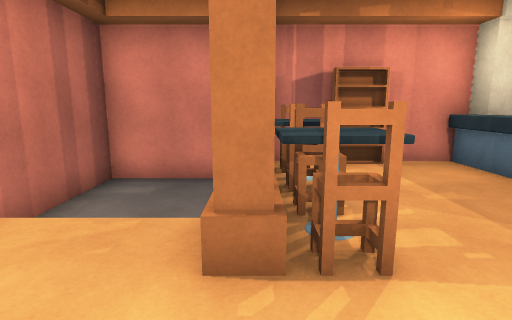
view 1 (above)

14 first-person views from a walk through a 3-D level made in the Unity game engine. The camera is 1.4 m above the floor, tilts 10° down and sees 80° across. The floor is counted in squares, 1 m on a side. Each view is taken from the middle of a square. On the plan, view 1 faces up. The plan holds only what a view shows up to about 14 squares ahead; the rest is blank. The place goes on beyond the plan. The player character is not drawn. Surface patterns are stand-ins for the level's own textures.

view 2
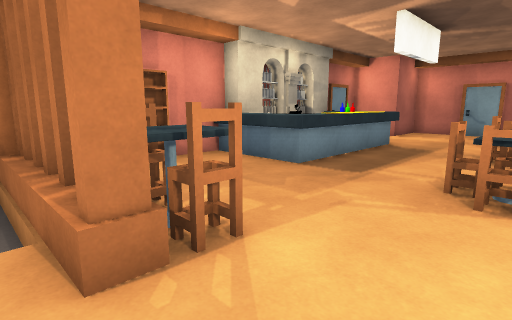

view 3
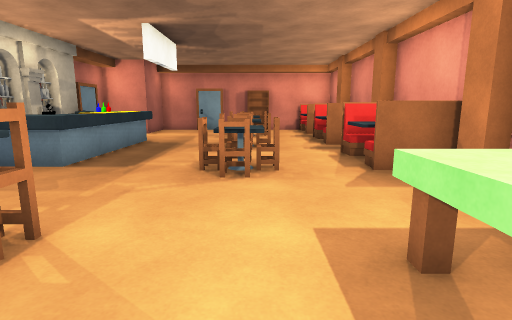

view 4
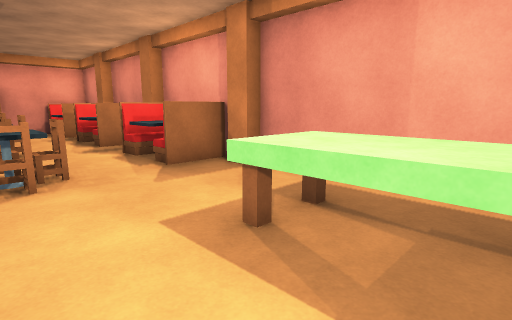

view 5
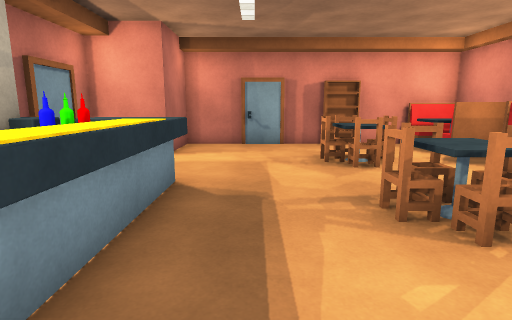

view 6
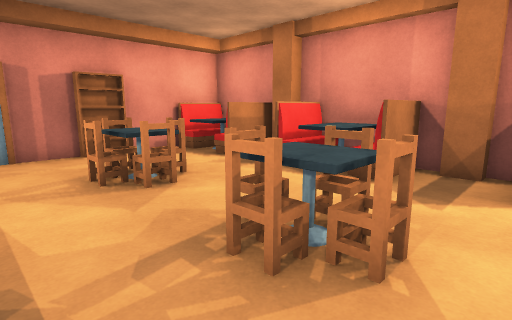

view 7
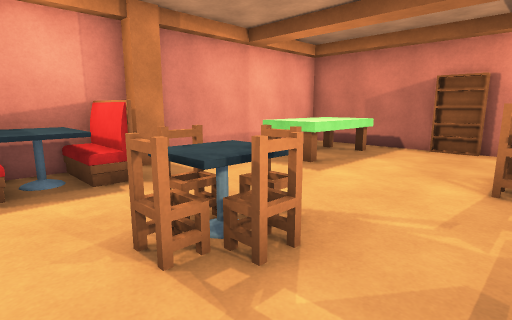

view 8
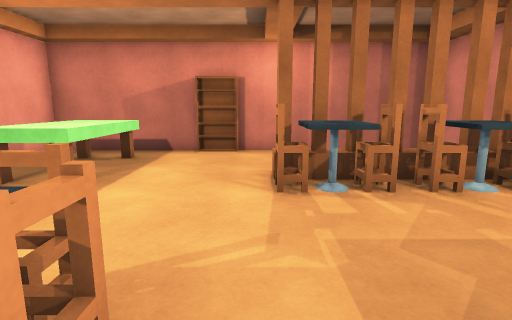

view 9
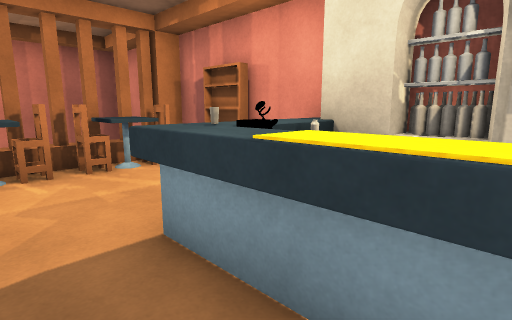

view 10
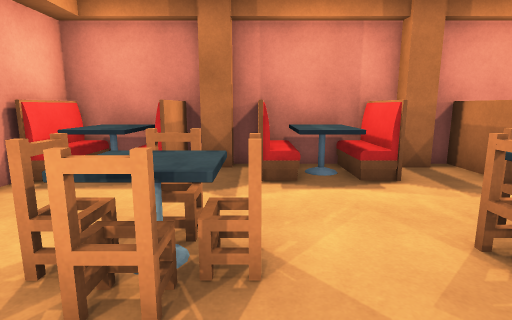

view 11
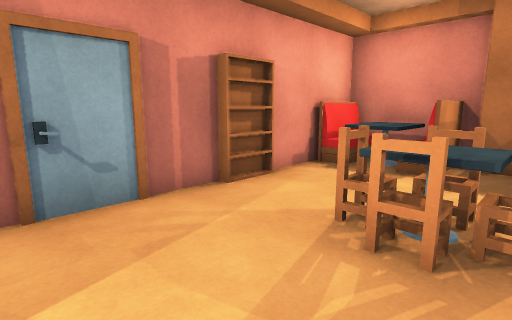

view 12
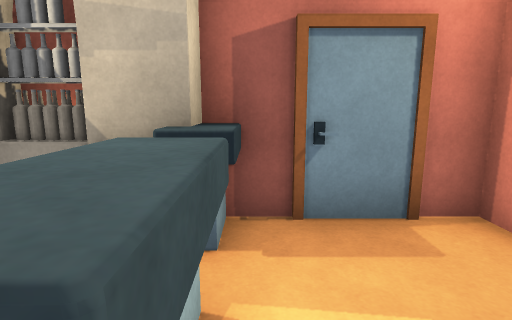

view 13
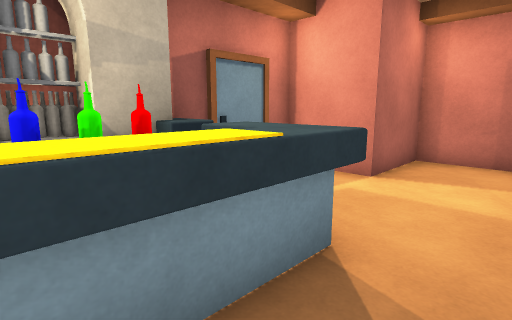

view 14
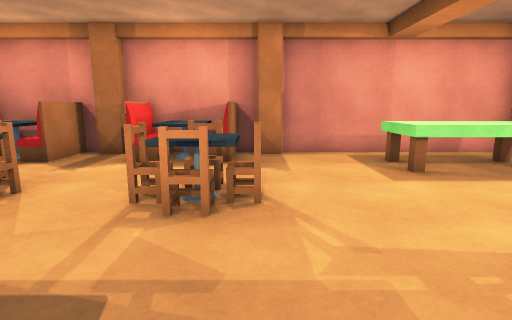

### Floor plan
Key: @ floor where view 1 was taken; # wall or solid block; x gap in a wall; . main floor; - floor 0.5 m lower than the main floor; ^ raised ledge; S shelf; C chair; T table; B bottle; A arch; O other object.
Columns run from 4 left of view 1 to 17 right of it. Each row starts with its distance up from view 1.
  8 ######SS###B#######
  7 #---#CSS.##BAA##..#
  6 #---#C...^O   ^x..####
  5 #---#C...^O^BB^^.....#
  4 #---#C....^^^^^......#
  3 #...#T...............#
  2 #....C...............#
  1 S.......CC..CC..CCC..#
  0 #...@...CCC.CCC.CCC.S#
 -1 #.TTT................#
 -2 #.TTTT...............#
 -3 #.TTTT...OOO.OOOO.OOO#
 -4 #......##OOO#OOOO#OOO#
 -5 ######################

Where each view was taken, in squares from view 1:
view 1: 0 up, 0 right, facing up
view 2: 0 up, 1 left, facing up-right
view 3: 0 up, 2 left, facing right
view 4: 1 up, 2 left, facing down-right
view 5: 3 up, 5 right, facing right
view 6: 3 up, 7 right, facing down-right
view 7: 3 up, 7 right, facing down-left
view 8: 2 up, 6 right, facing left
view 9: 3 up, 8 right, facing up-left
view 10: 3 up, 12 right, facing down
view 11: 4 up, 12 right, facing down-right
view 12: 4 up, 11 right, facing up
view 13: 3 up, 8 right, facing up-right
view 14: 5 up, 4 right, facing down
